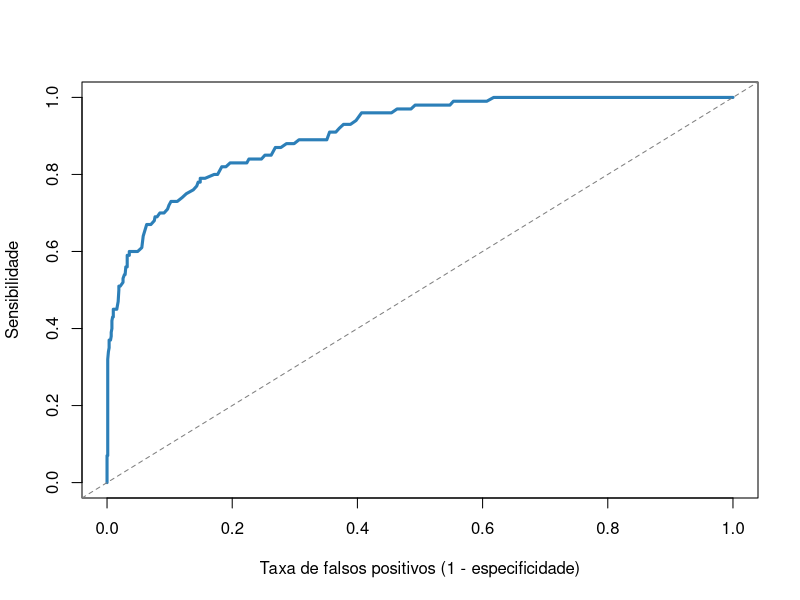
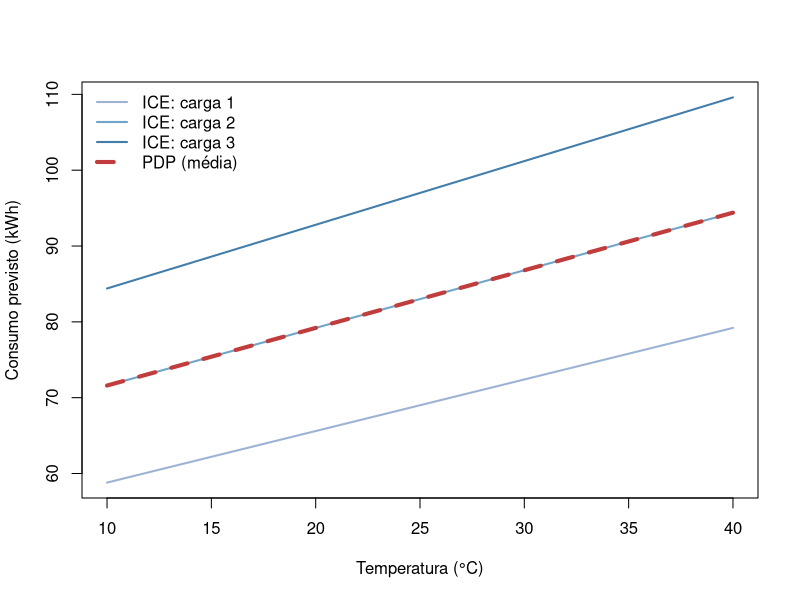

The R source for these figures, in order:
## ---- chunk 1
#| include: false

set.seed(335)
y <- c(rep(0,900),rep(1,100))
score <- c(rbeta(900,2.2,5),rbeta(100,4.8,2.5))
cortes <- seq(1,0,length.out=250)
roc <- do.call(rbind,lapply(cortes,function(c){
  p <- as.integer(score>=c)
  data.frame(fpr=mean(p[y==0]),tpr=mean(p[y==1]))
}))
plot(roc$fpr,roc$tpr,type="l",lwd=3,col="#2C7FB8",
     xlab="Taxa de falsos positivos (1 - especificidade)",
     ylab="Sensibilidade",xlim=c(0,1),ylim=c(0,1))
abline(0,1,lty=2,col="gray50")
## ---- chunk 2
#| fig-height: 4.9
T <- seq(10,40,length.out=120)
loads <- c(1,2,3)
cons <- function(t,l) 40+0.6*t+12*l+0.08*t*l
mat <- sapply(loads,function(l)cons(T,l))
matplot(T,mat,type="l",lwd=2,col=c("#9CB3D3","#70A5C9","#437EAB"),
        lty=1,xlab="Temperatura (°C)",ylab="Consumo previsto (kWh)")
lines(T,rowMeans(mat),lwd=4,col="#C13D3D",lty=2)
legend("topleft",legend=c("ICE: carga 1","ICE: carga 2","ICE: carga 3","PDP (média)"),
       col=c("#9CB3D3","#70A5C9","#437EAB","#C13D3D"),lty=c(1,1,1,2),
       lwd=c(2,2,2,4),bty="n")
